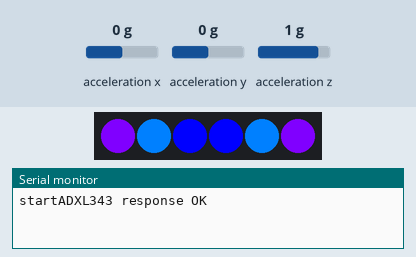
Simulated run of this sketch. Board: ESP32. On the bench: 6 RGB LEDs in strip order, left to right, the last lines printed to the serial monitor. Wiring (inferred from the names in the program): ADXL345 accelerometer at I2C address 0x53. The inputs (shaded band) are chosen by the test bench; at power-on: acceleration x 0 g, acceleration y 0 g, acceleration z 1 g. The strip is taken to match the declared colour order.

Above: at 0.4 s.
2.1 s: acceleration x set to 0.8 g
At 2.42 s:
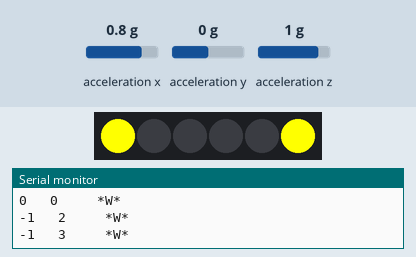
At 3.9 s:
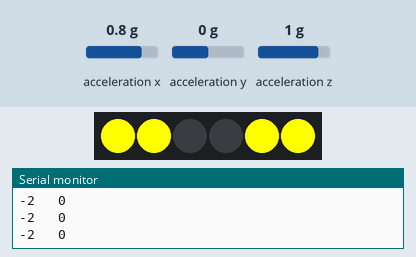
Timing chart, 0 to 5.4 s (numbered marks = the images above; inputs shaded):
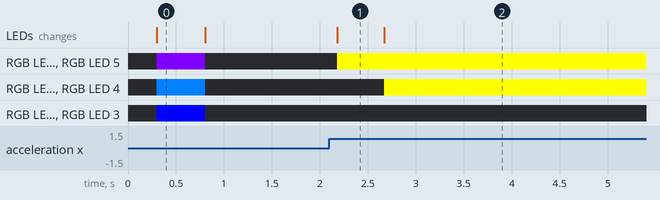

Measured:
- after the input at 2.1 s, RGB LED 0, RGB LED 5: off → RGB(255, 255, 0) after 0.08 s; RGB LED 1, RGB LED 4: off → RGB(255, 255, 0) after 0.57 s; the LEDs: change after 0.08 s (image 1)
- what the display in image 0 shows lasts 0.5 s, from 0.3 s to 0.8 s

The sketch:

Boushi_jun1_neopixel.ino
```cpp
// Boushiyasan
//
//   ESP32, ADXL343
//   Y.usui 2018/5/24
//

#include <Wire.h>
#include <Adafruit_NeoPixel.h>

byte DEVICE_ADDRESS = 0x53;

#define LEDPIN 16

// ジェスチャー判定基準
#define THRES_YES_Y_MIN 20
#define THRES_YES_Y_MAX 35
#define THRES_YES_X_MIN -10
#define THRES_YES_X_MAX 10

#define THRES_WONDER_X_MIN 20
#define THRES_WONDER_X_MAX 50


Adafruit_NeoPixel strip = Adafruit_NeoPixel(6,LEDPIN, NEO_RGB+NEO_KHZ800);

// buffer
int16_t  tmpx[8],tmpy[8];

int cnt;
int pcnt;

void setup() {
  int SDA = 21;
  int SCL = 22;
  Wire.begin(SDA, SCL);

  Serial.begin(115200);
  Serial.print("start");

  // check ADXL343
  // Read Device ID reg(0x00)
  Wire.beginTransmission(DEVICE_ADDRESS);
  Wire.write(0x00);
  Wire.endTransmission();
  Wire.requestFrom(DEVICE_ADDRESS,1);
  byte val = Wire.read();
  if (val == 0xE5) {
    Serial.print("ADXL343 response OK\n");  // Device IDが読めればOK
  }else{
    Serial.print("ADXL343 response ERR\n");
  }

  //加速度センサ 処理開始
  Wire.beginTransmission(DEVICE_ADDRESS);
  Wire.write(0x2D);  // POWER_CTL register
  Wire.write(0x08);
  Wire.endTransmission();

  //加速度センサ　データフォーマット設定
  Wire.beginTransmission(DEVICE_ADDRESS);
  Wire.write(0x31);  // FORMAT reg
  Wire.write(0x00);
  Wire.endTransmission();

  //加速度センサ　サンプリング周波数設定(データシートTable7参照)
  Wire.beginTransmission(DEVICE_ADDRESS);
  Wire.write(0x2c);
  //Wire.write(0x08);   // 25Hz
  Wire.write(0x07);   // 12.5Hz
  Wire.endTransmission();

  //カラーLED初期化
  strip.begin();

  strip.setBrightness(255);
  cnt=0;

  strip.setPixelColor(0, 0, 0, 0);
  strip.setPixelColor(1, 0, 0 ,0);
  strip.setPixelColor(2, 0, 0, 0);
  strip.setPixelColor(3, 0, 0, 0);
  strip.setPixelColor(4, 0, 0, 0);
  strip.setPixelColor(5, 0, 0, 0);
  delay(300);
  strip.show();

  strip.setPixelColor(0, 128, 0,255);
  strip.setPixelColor(1, 0, 128,255);
  strip.setPixelColor(2, 0,   0,255);
  strip.setPixelColor(3, 0,   0,255);
  strip.setPixelColor(4, 0, 128,255);
  strip.setPixelColor(5, 128, 0,255);
  strip.show();
  delay(500);

  strip.setPixelColor(0, 0, 0, 0);
  strip.setPixelColor(1, 0, 0 ,0);
  strip.setPixelColor(2, 0, 0, 0);
  strip.setPixelColor(3, 0, 0, 0);
  strip.setPixelColor(4, 0, 0, 0);
  strip.setPixelColor(5, 0, 0, 0);
  pcnt=0;

  delay(1);
  strip.show();

}


void loop() {
  uint8_t  val[6];
  int16_t  f;
  uint8_t  gesture_yes_flag, gesture_wonder_flag;
  int16_t  deltax, deltay;


  //
  Wire.beginTransmission(DEVICE_ADDRESS);
  Wire.write(0x32);
  Wire.endTransmission(false);              //(bugfix)  I2C Stop Conditionを送らない

  Wire.requestFrom(DEVICE_ADDRESS,6,false); //(bugfix)  I2C Stop Conditionを送らない
  for (int i=0; i< 6; i++){
    while (Wire.available() == 0 ){}
    val[i] = Wire.read();
  }
  Wire.endTransmission(true);

  int16_t x = (((uint16_t)val[1]) << 8) | val[0];  //(bugfix) Signed10bitのため,uint16にcastする
  int16_t y = (((uint16_t)val[3]) << 8) | val[2];
  int16_t z = (((uint16_t)val[5]) << 8) | val[4];

  int16_t  xangle = (atan2( x/512.0, z/512.0) / 3.14159 * 180.0) ; //各軸の角加速度から角度変化を求める
  int16_t  yangle = (atan2( y/512.0, z/512.0) / 3.14159 * 180.0) ;

  delay(80);   // 80msウェイト= サンプリング周期　12.5Hzに合わせてある

  // 判定処理

  for(int i=7; i>0; i--){
    tmpx[i] = tmpx[i-1];
    tmpy[i] = tmpy[i-1];
  }
  tmpx[0] = xangle;
  tmpy[0] = yangle;

  deltax = xangle - tmpx[7];   //X方向の角度変化
  deltay = yangle - tmpy[7];   //Y方向の角度変化


  // YES(首を縦にふる) 検出
  if (((deltax < THRES_YES_X_MAX) && (deltax > THRES_YES_X_MIN )) &&
      ((deltay < THRES_YES_Y_MAX) && (deltay > THRES_YES_Y_MIN )))
      {
        gesture_yes_flag=1;
      } else {
        gesture_yes_flag=0;
  }

  // WONDER(首をかしげる）検出

 // if (((deltax < THRES_WONDER_X_MAX) && (deltax > THRES_WONDER_X_MIN )) &&
 //     ((deltay < THRES_WONDER_Y_MAX) && (deltay > THRES_WONDER_Y_MIN )))
if ((deltax < THRES_WONDER_X_MAX) && (deltax > THRES_WONDER_X_MIN ))
      {
        gesture_wonder_flag=1;
      } else {
        gesture_wonder_flag=0;
  }
  /*
  Serial.print(  deltax );
  Serial.print("  ");
  Serial.print(  deltay );
*/

  /*if ((deltax < THRES_YES_X_MAX) && (deltax > THRES_YES_X_MIN )){
    Serial.print(" <YES x> ");
  }
  if ((deltay < THRES_YES_Y_MAX) && (deltay > THRES_YES_Y_MIN )){
    Serial.print(" <YES y> ");
  }
  if ((deltax < THRES_WONDER_X_MAX) && (deltax > THRES_WONDER_X_MIN )){
    Serial.print("  <W x> ");
  }*/

  Serial.print(pcnt);
  Serial.print("   ");

  Serial.print(cnt);
  Serial.print("   ");

  if (gesture_yes_flag) {
    Serial.print("  *YES* ");
  }
  if (gesture_wonder_flag) {
    Serial.print("  *W* ");
  }

  Serial.print("\n");

  //LED表示処理

  if (gesture_yes_flag && (cnt==0)) {
    //strip.setPixelColor(0, 0, 255,0);
    //strip.setPixelColor(1, 0, 255,0);
    //delay(1);
    //strip.show();
    cnt=1;

    if (pcnt==3) pcnt=pcnt;
    else if (pcnt>=0) pcnt++;
    else if (pcnt<0) pcnt=1;
    //else pcnt=1;

  }

  if (gesture_wonder_flag && (cnt==0)) {
    //strip.setPixelColor(0, 0, 0,64);
    //strip.setPixelColor(1, 0, 0,64);
    //delay(1);
    //strip.show();
    cnt=1;
    if (pcnt==-3) pcnt=pcnt;
    else if (pcnt<=0) pcnt--;
    else if (pcnt>0) pcnt=-1;
    //else pcnt=-1;
  }

  if ((gesture_wonder_flag | gesture_yes_flag) && (cnt==1)){
  if (pcnt==0){
      strip.setPixelColor(0, 0, 0,0);
      strip.setPixelColor(1, 0, 0,0);
      strip.setPixelColor(2, 0, 0,0);
      strip.setPixelColor(3, 0, 0,0);
      strip.setPixelColor(4, 0, 0,0);
      strip.setPixelColor(5, 0, 0,0);
  } else if (pcnt==1) {
      strip.setPixelColor(0, 0, 0,255);
      strip.setPixelColor(1, 0, 0,0);
      strip.setPixelColor(2, 0, 0,0);
      strip.setPixelColor(3, 0, 0,0);
      strip.setPixelColor(4, 0, 0,0);
      strip.setPixelColor(5, 0, 0,255);
  } else if (pcnt==2) {
      strip.setPixelColor(0, 0, 0,255);
      strip.setPixelColor(1, 0, 0,255);
      strip.setPixelColor(2, 0, 0,0);
      strip.setPixelColor(3, 0, 0,0);
      strip.setPixelColor(4, 0, 0,255);
      strip.setPixelColor(5, 0, 0,255);
  } else if (pcnt==3) {
      strip.setPixelColor(0, 0, 0,255);
      strip.setPixelColor(1, 0, 0,255);
      strip.setPixelColor(2, 0, 0,255);
      strip.setPixelColor(3, 0, 0,255);
      strip.setPixelColor(4, 0, 0,255);
      strip.setPixelColor(5, 0, 0,255);
  } else if (pcnt==-1) {
      strip.setPixelColor(0, 255, 255,0);
      strip.setPixelColor(1, 0, 0,0);
      strip.setPixelColor(2, 0, 0,0);
      strip.setPixelColor(3, 0, 0,0);
      strip.setPixelColor(4, 0, 0,0);
      strip.setPixelColor(5, 255, 255,0);
  } else if (pcnt==-2) {
      strip.setPixelColor(0, 255, 255,0);
      strip.setPixelColor(1, 255, 255,0);
      strip.setPixelColor(2, 0, 0,0);
      strip.setPixelColor(3, 0, 0,0);
      strip.setPixelColor(4, 255, 255,0);
      strip.setPixelColor(5, 255, 255,0);
  } else if (pcnt==-3) {
      strip.setPixelColor(0, 255, 255,0);
      strip.setPixelColor(1, 255, 255,0);
      strip.setPixelColor(2, 255, 255,0);
      strip.setPixelColor(3, 255, 255,0);
      strip.setPixelColor(4, 255, 255,0);
      strip.setPixelColor(5, 255, 255,0);

  }
        strip.show();
      delay(1);
  }


  // LED消灯処理
  if (cnt!=0) {
    cnt++;
    if (cnt>=7) {
      cnt=0;
    }
  }
  /*
  if (cnt!=0) {
    cnt++;
    if (cnt>=5) {
      strip.setPixelColor(0, 0, 0,0);
      strip.setPixelColor(1, 0, 0,0);

      strip.show();
      delay(1);
      cnt=0;
    }
  }*/


}
```
